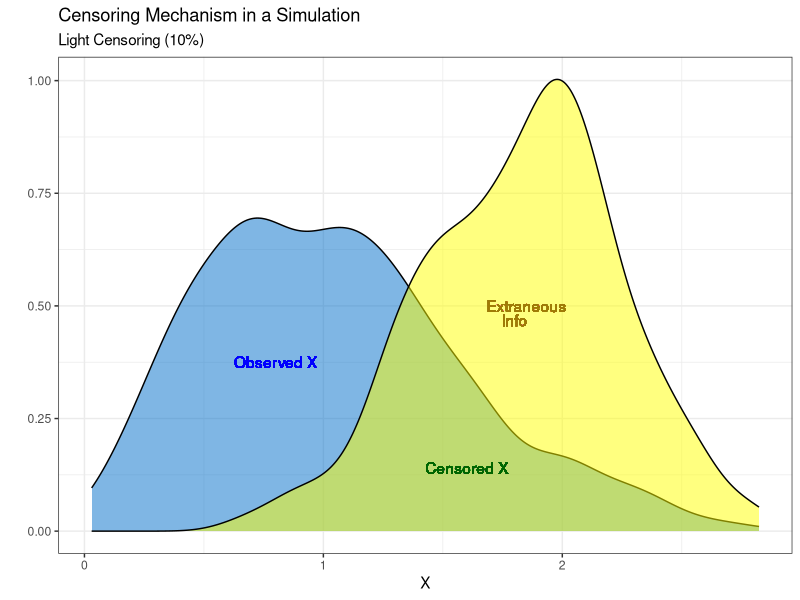
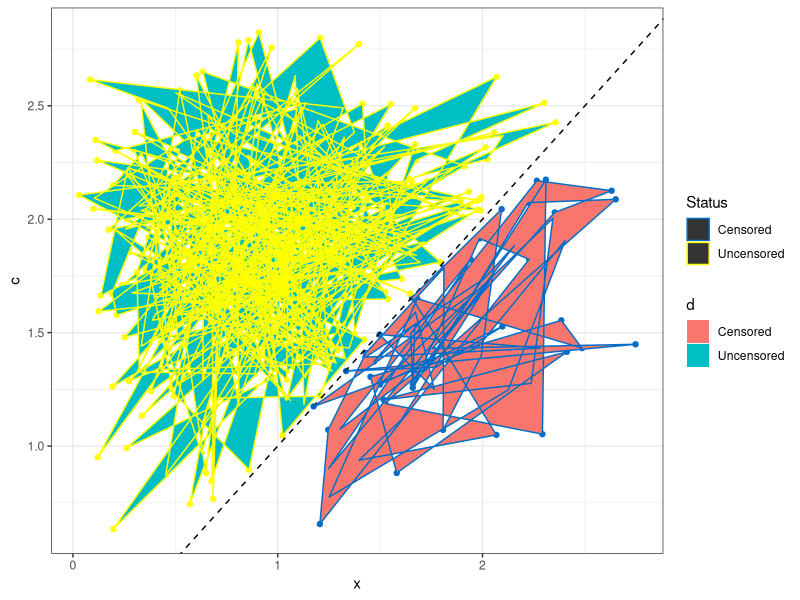
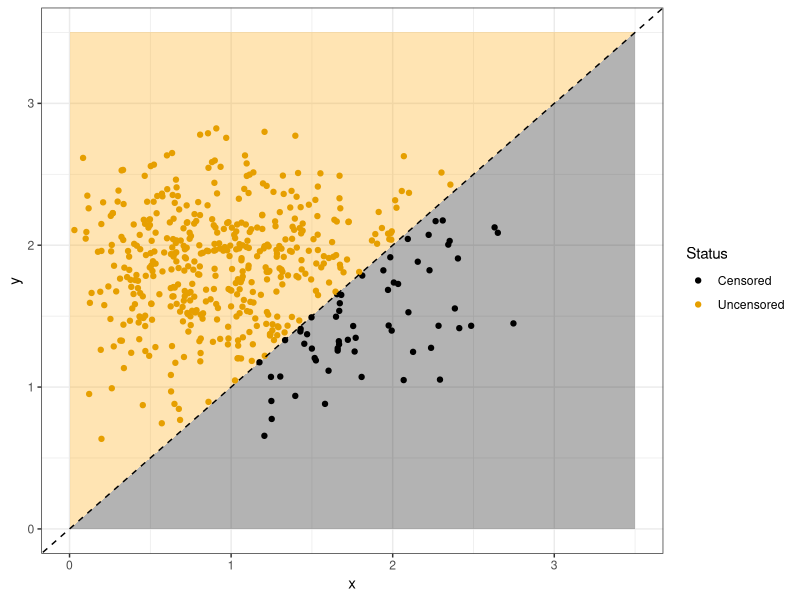
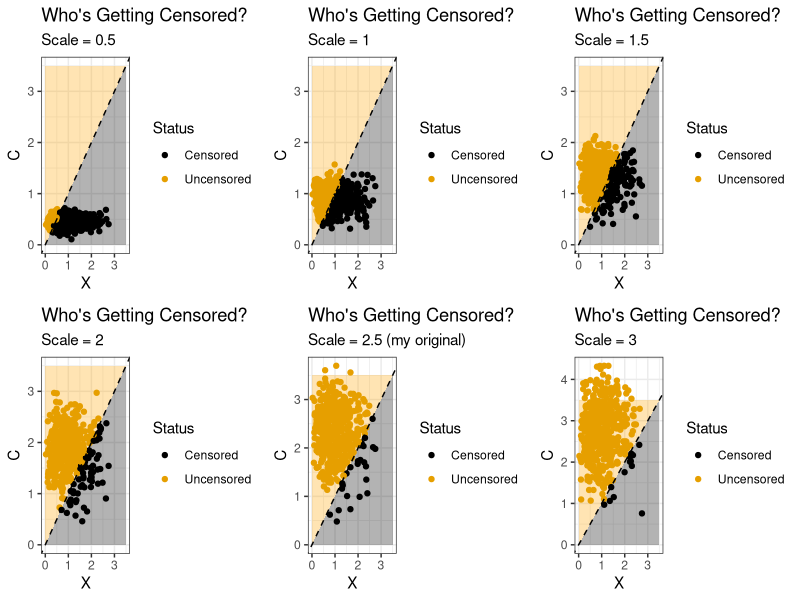

Write R code to recreate these figures, in order.

# This script generates a plot to explain the censoring mechanism in the simulations.

set.seed(12623) #day Ashley first wrote the plot
library(tidyverse)
library(ggthemes)
library(gridExtra)

n <- 500
x <- rweibull(n = n, shape = 2, scale = 1.2) #to be censored covariate
e <- rnorm(n = n, mean = 0, sd = 1) #random error
y <- 1 + 0.5 * x + e #continuous outcome
c <- rweibull(n = n, shape = 5, scale = 2)
d <- as.numeric(x <= c) 


toy <- data.frame(x,y,c,d)

1 - mean(toy$d) #10% censored

toy %>% ggplot() +
  geom_density(aes(x = x), 
               fill = "#006ec9", 
               alpha = 0.5) +
  geom_density(aes(x = c), 
               fill = "yellow", 
               alpha = 0.5) +
  geom_text(x = 0.8, y = 0.375, 
            label="Observed X",
            color = "blue") +
  geom_text(x = 1.85, y = 0.5,
            label = "Extraneous",
            color = "#9f7a06") + 
  geom_text(x = 1.8, y = 0.468,
            label = "Info",
            color = "#9f7a06") + 
  geom_text(x = 1.6, y = 0.14,
            label = "Censored X",
            color = "darkgreen") + 
  theme_bw() +
  labs(title = "Censoring Mechanism in a Simulation",
       subtitle = "Light Censoring (10%)",
       x = "X",
       y = "")
 
# Sarah's added plot #1 (this one does the fun *pop* art)
toy %>% 
  mutate(d = factor(x = d, levels = c(0, 1), 
                    labels = c("Censored", "Uncensored"))) %>%
  ggplot(aes(x = x, y = c, col = d)) + 
  geom_point() + 
  geom_abline(slope = 1, linetype = 2) +
  theme_bw() + 
  scale_color_manual(name = "Status", 
                     values = c("#006ec9", "yellow")) + 
  geom_polygon(aes(fill = d))

# Sarah's added plot #2 (this one is boring but more informative)
toy %>% 
  mutate(d = factor(x = d, levels = c(0, 1), 
                    labels = c("Censored", "Uncensored"))) %>%
  ggplot() + 
  geom_polygon(data = data.frame(x = c(0, 0, 3.5), y = c(0, 3.5, 3.5)), aes(x = x, y = y), fill = "orange", alpha = 0.3) +
  geom_polygon(data = data.frame(x = c(0, 3.5, 3.5), y = c(0, 0, 3.5)), aes(x = x, y = y), fill = "black", alpha = 0.3) +
  geom_point(aes(x = x, y = c, col = d)) + 
  geom_abline(slope = 1, linetype = 2) +
  theme_bw() + ggthemes::scale_colour_colorblind(name = "Status") 


#Ashley's riff off of Sarah's plot #2: varied censoring mechanisms
grid_toy <- data.frame(x,y)
censor_levels <- seq(from = 0.5, to = 3, by = 0.5) #set range of scale parameters
for(i in censor_levels) {
  new_censor <- rweibull(n = n, shape = 5, scale = i)
  grid_toy <- cbind(grid_toy, new_censor)
}

colnames(grid_toy) <- c("x", "y", "c1", "c2", "c3", "c4", "c5", "c6") #to counteract my hacky way of appending
grid_toy <- grid_toy %>% #to add event indicators
  mutate(d1 = as.numeric(x <= c1),
         d2 = as.numeric(x <= c2),
         d3 = as.numeric(x <= c3),
         d4 = as.numeric(x <= c4),
         d5 = as.numeric(x <= c5),
         d6 = as.numeric(x <= c6))

grid_toy <- grid_toy %>% 
  mutate(d1 = factor(x = d1, levels = c(0, 1), 
                    labels = c("Censored", "Uncensored")),
         d2 = factor(x = d2, levels = c(0, 1), 
                     labels = c("Censored", "Uncensored")),
         d3 = factor(x = d3, levels = c(0, 1), 
                     labels = c("Censored", "Uncensored")),
         d4 = factor(x = d4, levels = c(0, 1), 
                     labels = c("Censored", "Uncensored")),
         d5 = factor(x = d5, levels = c(0, 1), 
                     labels = c("Censored", "Uncensored")),
         d6 = factor(x = d6, levels = c(0, 1), 
                     labels = c("Censored", "Uncensored")))  #to relabel event indicators
  
plot1 <- grid_toy %>% ggplot() +
  geom_polygon(data = data.frame(x = c(0, 0, 3.5), y = c(0, 3.5, 3.5)), aes(x = x, y = y), fill = "orange", alpha = 0.3) +
  geom_polygon(data = data.frame(x = c(0, 3.5, 3.5), y = c(0, 0, 3.5)), aes(x = x, y = y), fill = "black", alpha = 0.3) +
  geom_point(aes(x = x, y = c1, col = d1)) + 
  geom_abline(slope = 1, linetype = 2) +
  theme_bw() + ggthemes::scale_colour_colorblind(name = "Status") +
  labs(x = "X", y = "C", title = "Who's Getting Censored?", subtitle = "Scale = 0.5")

plot2 <- grid_toy %>% ggplot() +
  geom_polygon(data = data.frame(x = c(0, 0, 3.5), y = c(0, 3.5, 3.5)), aes(x = x, y = y), fill = "orange", alpha = 0.3) +
  geom_polygon(data = data.frame(x = c(0, 3.5, 3.5), y = c(0, 0, 3.5)), aes(x = x, y = y), fill = "black", alpha = 0.3) +
  geom_point(aes(x = x, y = c2, col = d2)) + 
  geom_abline(slope = 1, linetype = 2) +
  theme_bw() + ggthemes::scale_colour_colorblind(name = "Status") +
  labs(x = "X", y = "C", title = "Who's Getting Censored?", subtitle = "Scale = 1")

plot3 <- grid_toy %>% ggplot() +
  geom_polygon(data = data.frame(x = c(0, 0, 3.5), y = c(0, 3.5, 3.5)), aes(x = x, y = y), fill = "orange", alpha = 0.3) +
  geom_polygon(data = data.frame(x = c(0, 3.5, 3.5), y = c(0, 0, 3.5)), aes(x = x, y = y), fill = "black", alpha = 0.3) +
  geom_point(aes(x = x, y = c3, col = d3)) + 
  geom_abline(slope = 1, linetype = 2) +
  theme_bw() + ggthemes::scale_colour_colorblind(name = "Status") +
  labs(x = "X", y = "C", title = "Who's Getting Censored?", subtitle = "Scale = 1.5")

plot4 <- grid_toy %>% ggplot() +
  geom_polygon(data = data.frame(x = c(0, 0, 3.5), y = c(0, 3.5, 3.5)), aes(x = x, y = y), fill = "orange", alpha = 0.3) +
  geom_polygon(data = data.frame(x = c(0, 3.5, 3.5), y = c(0, 0, 3.5)), aes(x = x, y = y), fill = "black", alpha = 0.3) +
  geom_point(aes(x = x, y = c4, col = d4)) + 
  geom_abline(slope = 1, linetype = 2) +
  theme_bw() + ggthemes::scale_colour_colorblind(name = "Status") +
  labs(x = "X", y = "C", title = "Who's Getting Censored?", subtitle = "Scale = 2")

plot5 <- grid_toy %>% ggplot() +
  geom_polygon(data = data.frame(x = c(0, 0, 3.5), y = c(0, 3.5, 3.5)), aes(x = x, y = y), fill = "orange", alpha = 0.3) +
  geom_polygon(data = data.frame(x = c(0, 3.5, 3.5), y = c(0, 0, 3.5)), aes(x = x, y = y), fill = "black", alpha = 0.3) +
  geom_point(aes(x = x, y = c5, col = d5)) + 
  geom_abline(slope = 1, linetype = 2) +
  theme_bw() + ggthemes::scale_colour_colorblind(name = "Status") +
  labs(x = "X", y = "C", title = "Who's Getting Censored?", subtitle = "Scale = 2.5 (my original)")

plot6 <- grid_toy %>% ggplot() +
  geom_polygon(data = data.frame(x = c(0, 0, 3.5), y = c(0, 3.5, 3.5)), aes(x = x, y = y), fill = "orange", alpha = 0.3) +
  geom_polygon(data = data.frame(x = c(0, 3.5, 3.5), y = c(0, 0, 3.5)), aes(x = x, y = y), fill = "black", alpha = 0.3) +
  geom_point(aes(x = x, y = c6, col = d6)) + 
  geom_abline(slope = 1, linetype = 2) +
  theme_bw() + ggthemes::scale_colour_colorblind(name = "Status") +
  labs(x = "X", y = "C", title = "Who's Getting Censored?", subtitle = "Scale = 3")

grid.arrange(plot1, plot2, plot3, plot4, plot5, plot6, nrow = 2) #might want to plot zoom to see it
#the takeaway: as the scale parameter of the Weibull distribution increases, less data is censored.
